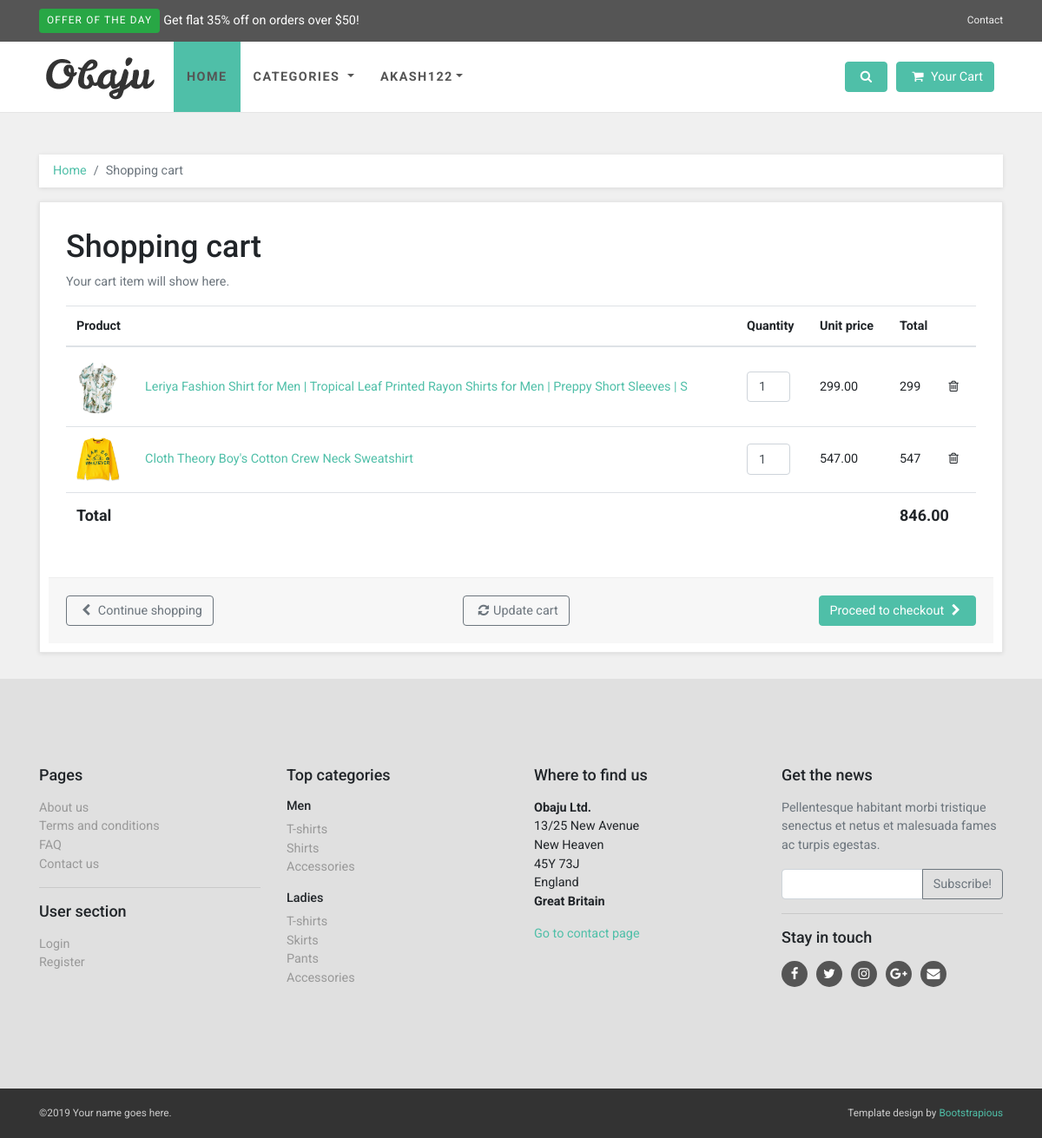
Before: /cart/akash122 (signed in) with the older database file.
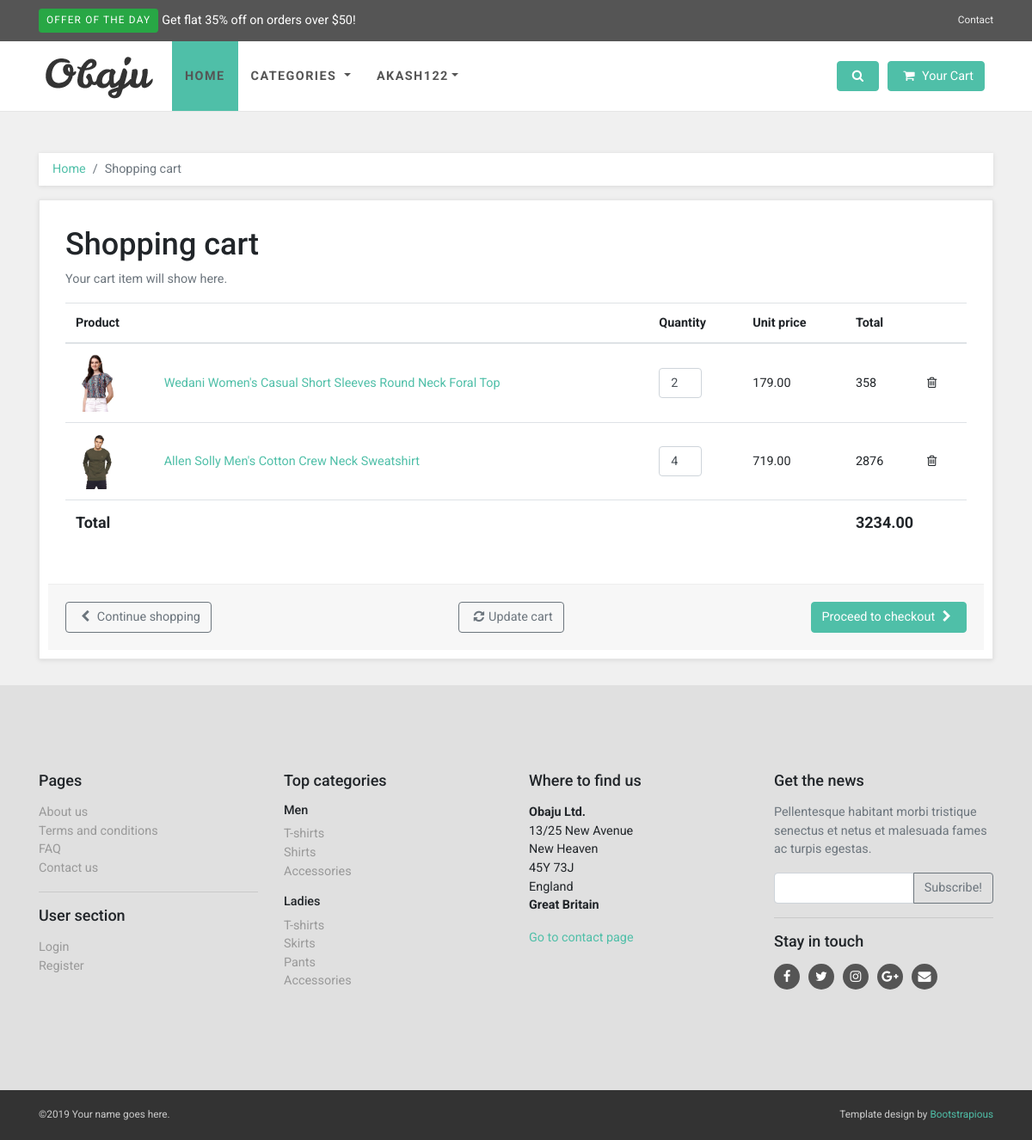
After: the same page with the newer database file.
### account/models.py (models this page shows)
class User(AbstractUser):
    mobile = models.CharField(max_length=20, blank=True)
    user_type = models.CharField(max_length=10, choices=user_choices, blank=True)
    objects = UserManager()
    USERNAME_FIELD = 'username'
    def __str__(self) -> str:
        return self.username

### cart/models.py (models this page shows, shortened)
class CartItems(models.Model):
    user = models.ForeignKey(User, on_delete= models.CASCADE)
    product = models.ForeignKey(Product, on_delete= models.CASCADE)
    quantity = models.PositiveIntegerField()

### product/models.py (models this page shows, shortened)
class Product(models.Model):
    product_name = models.CharField(max_length=100)
    product_desc = models.CharField(max_length=600)
    category = models.ForeignKey(ProductCategory, on_delete=models.SET_NULL, null=True)
    brand = models.ForeignKey(Brand, on_delete=models.SET_NULL, null=True)
    color = models.ForeignKey(Color, on_delete=models.SET_NULL, null=True, blank=True)
    mdl = models.ForeignKey(Mdl, on_delete=models.CASCADE, null=True, blank=True)
    price = models.DecimalField(max_digits=10, decimal_places=2)
    user = models.ForeignKey(User, on_delete=models.CASCADE)
    stock_quantity = models.PositiveIntegerField()
    image1 = models.ImageField(upload_to = 'static/')
    image2 = models.ImageField(upload_to = 'static/')
    image3 = models.ImageField(upload_to = 'static/')
    image4 = models.ImageField(upload_to = 'static/', blank=True)
    image5 = models.ImageField(upload_to = 'static/', blank=True)

### cart/views.py (the view)
# urls.py: path('cart/<str:id>', views.cartlist),
@login_required(login_url='/register')
def cartlist(request,id):
    if request.method == 'GET':
        total = 0
        data = CartItems.objects.filter(user=request.user)
        for x in data:
            if request.GET.get(f"{x.id}"):
                x.quantity = request.GET.get(f"{x.id}")
                messages.success(request, "Cart Information Updated Successfully !!")
                x.save()
            total += x.product.price * int(x.quantity)
        context = {
            'data' : data,
            'total' : total,
            'category' : ProductCategory.objects.all()
        }
        return render(request, 'cart_template/basket.html', context)

### templates/cart_template/basket.html (shortened to what this page needs)
{% extends '../base.html' %}
{% load static %}
{% block content %}
<div id="all">
  <div id="content">
    <div class="container">
      <div class="row">
        <div class="col-lg-12">
          <nav aria-label="breadcrumb">
            <ol class="breadcrumb">
              <li class="breadcrumb-item"><a href="#">Home</a></li>
              <li aria-current="page" class="breadcrumb-item active">Shopping cart</li>
            </ol>
          </nav>
        </div>
        <div id="basket" class="col-lg-12">
          <div class="box">
            <form method="GET" action="/checkout/{{user}}">
              <h1>Shopping cart</h1>
              <p class="text-muted"> Your cart item will show here. </p>
              {% if data %}
              <div class="table-responsive">
                <table class="table">
                  <thead>
                    <tr>
                      <th colspan="2">Product</th>
                      <th>Quantity</th>
                      <th>Unit price</th>
                      <th colspan="2">Total</th>
                    </tr>
                  </thead>
                  <tbody>
                    {% for data in data %}
                    <tr>
                      <td><a href="#"><img src="../{{data.product.image1}}" alt=""></a></td>
                      <td><a href="/product/{{data.product.id}}">{{data.product.product_name}}</a></td>
                      <td>
                        <input type="number" name="{{data.id}}" value="{{data.quantity}}" class="form-control">
                      </td>
                      <td>{{data.product.price}}</td>
                      <td class="price">{% widthratio data.product.price 1 data.quantity %}</td>
                      <td><a type="button" class="deleteCart" data-id="{{data.id}}"><i class="fa fa-trash-o"></i></a></td>
                    </tr>
                    {% endfor %}
                  </tbody>
                  <tfoot>
                    <tr>
                      <th colspan="4">Total</th>
                      <th colspan="2" id="total">{{total}}</th>
                    </tr>
                  </tfoot>
                </table>
              </div>
              {% endif %}
              <div class="box-footer d-flex justify-content-between flex-column flex-lg-row">
                <div class="left"><a href="/" class="btn btn-outline-secondary"><i class="fa fa-chevron-left"></i>
                    Continue shopping</a></div>
                <div class="right">
                  <button type="submit" class="btn btn-outline-secondary" formaction=""><i
                      class="fa fa-refresh"></i>Update cart</button>
                </div>
                <button class="btn btn-primary">Proceed to checkout <i class="fa fa-chevron-right"></i></button>
              </div>
            </form>
          </div>
        </div>
      </div>
    </div>
  </div>
</div>
{% endblock %}

### templates/base.html (shortened to what this page needs)
{% load static %}
<!DOCTYPE html>
<html data-bs-theme="dark">
<head>
  <link rel="stylesheet" href="{% static 'vendor/bootstrap/css/bootstrap.min.css' %}">
  <link rel="stylesheet" href="{% static 'vendor/font-awesome/css/font-awesome.min.css' %}">
  <link rel="stylesheet" href="{% static 'vendor/owl.carousel/assets/owl.carousel.css' %}">
  <link rel="stylesheet" href="{% static 'vendor/owl.carousel/assets/owl.theme.default.css' %}">
  <link rel="stylesheet" href="{% static 'css/style.default.css' %}" id="theme-stylesheet">
  <link rel="stylesheet" href="{% static 'css/custom.css' %}">
      <link rel="stylesheet" type="text/css" href="{% static 'toastr/toastr.min.css' %}" media="all">
    </head>
<body>
  <header class="header mb-5">
    <div id="top">
      <div class="container">
        <div class="row">
          <div class="col-lg-6 offer mb-3 mb-lg-0"><a href="#" class="btn btn-success btn-sm">Offer of the day</a><a
              href="#" class="ml-1">Get flat 35% off on orders over $50!</a></div>
          <div class="col-lg-6 text-center text-lg-right">
            <ul class="menu list-inline mb-0">
              <li class="list-inline-item"><a href="#">Contact</a></li>
            </ul>
          </div>
        </div>
      </div>
    </div>
    <nav class="navbar navbar-expand-lg">
      <div class="container"><a href="/" class="navbar-brand home"><img src="{% static 'img/logo.png' %}"
            alt="Obaju logo" class="d-none d-md-inline-block"><img src="{% static 'img/logo-small.png' %}"
            alt="Obaju logo" class="d-inline-block d-md-none"><span class="sr-only">Shoppiee</span></a>
        <div id="navigation" class="collapse navbar-collapse">
          <ul class="navbar-nav mr-auto">
            <li class="nav-item"><a href="/" class="nav-link active">Home</a></li>
            <li class="nav-item dropdown menu-large"><a href="#" data-toggle="dropdown" data-hover="dropdown"
                data-delay="200" class="dropdown-toggle nav-link"> Categories <b class="caret"></b></a>
            </li>
            <li class="nav-item dropdown menu-large"><a href="#" data-toggle="dropdown" data-hover="dropdown"
                data-delay="200" class="dropdown-toggle nav-link">{{user}}<b class="caret"></b></a>
            </li>
          </ul>
          <div class="navbar-buttons d-flex justify-content-end">
            <div id="search-not-mobile" class="navbar-collapse collapse"></div><a data-toggle="collapse" href="#search"
              class="btn navbar-btn btn-primary d-none d-lg-inline-block"><span class="sr-only">Toggle search</span><i
                class="fa fa-search"></i></a>
            {% if user.is_authenticated %}
            <div id="basket-overview" class="navbar-collapse collapse d-none d-lg-block"><a href="../cart/{{user}}"
                class="btn btn-primary navbar-btn"><i class="fa fa-shopping-cart"></i><span> Your Cart </span></a>
            </div>
            {% endif %}
          </div>
        </div>
      </div>
    </nav>
  </header>
  {% block content %}
  {% endblock %}
  <div id="footer">
    <div class="container">
      <div class="row">
        <div class="col-lg-3 col-md-6">
          <h4 class="mb-3">Pages</h4>
          <ul class="list-unstyled">
            <li><a href="#">About us</a></li>
            <li><a href="#">Terms and conditions</a></li>
            <li><a href="#">FAQ</a></li>
            <li><a href="#">Contact us</a></li>
          </ul>
          <hr>
          <h4 class="mb-3">User section</h4>
          <ul class="list-unstyled">
            <li><a href="#" data-toggle="modal" data-target="#login-modal">Login</a></li>
            <li><a href="/register">Register</a></li>
          </ul>
        </div>
        <div class="col-lg-3 col-md-6">
          <h4 class="mb-3">Top categories</h4>
          <h5>Men</h5>
          <ul class="list-unstyled">
            <li><a href="category.html">T-shirts</a></li>
            <li><a href="category.html">Shirts</a></li>
            <li><a href="category.html">Accessories</a></li>
          </ul>
          <h5>Ladies</h5>
          <ul class="list-unstyled">
            <li><a href="category.html">T-shirts</a></li>
            <li><a href="category.html">Skirts</a></li>
            <li><a href="category.html">Pants</a></li>
            <li><a href="category.html">Accessories</a></li>
          </ul>
        </div>
        <div class="col-lg-3 col-md-6">
          <h4 class="mb-3">Where to find us</h4>
          <p><strong>Obaju Ltd.</strong><br>13/25 New Avenue<br>New Heaven<br>45Y 73J<br>England<br><strong>Great
              Britain</strong></p><a href="contact.html">Go to contact page</a>
        </div>
        <div class="col-lg-3 col-md-6">
          <h4 class="mb-3">Get the news</h4>
          <p class="text-muted">Pellentesque habitant morbi tristique senectus et netus et malesuada fames ac turpis
            egestas.</p>
          <form>
            <div class="input-group">
              <input type="text" class="form-control"><span class="input-group-append">
                <button type="button" class="btn btn-outline-secondary">Subscribe!</button></span>
            </div>
          </form>
          <hr>
          <h4 class="mb-3">Stay in touch</h4>
          <p class="social"><a href="#" class="facebook external"><i class="fa fa-facebook"></i></a><a href="#"
              class="twitter external"><i class="fa fa-twitter"></i></a><a href="#" class="instagram external"><i
                class="fa fa-instagram"></i></a><a href="#" class="gplus external"><i
                class="fa fa-google-plus"></i></a><a href="#" class="email external"><i class="fa fa-envelope"></i></a>
          </p>
        </div>
      </div>
    </div>
  </div>
  <div id="copyright">
    <div class="container">
      <div class="row">
        <div class="col-lg-6 mb-2 mb-lg-0">
          <p class="text-center text-lg-left">©2019 Your name goes here.</p>
        </div>
        <div class="col-lg-6">
          <p class="text-center text-lg-right">Template design by <a href="https://bootstrapious.com/">Bootstrapious</a>
          </p>
        </div>
      </div>
    </div>
  </div>
</body>
</html>

Changed rows visible on the page:
removed CartItems: product.image1 (picture), product.product_name "Leriya Fashion Shirt for Men | Tropical Leaf Printed Rayon Shirts for Men | Preppy Short Sleeves | S", quantity "1", product.price "299.00", product+quantity "299"
removed CartItems: product.image1 (picture), product.product_name "Cloth Theory Boy's Cotton Crew Neck Sweatshirt", quantity "1", product.price "547.00", product+quantity "547"
added CartItems: product.image1 (picture), product.product_name "Wedani Women's Casual Short Sleeves Round Neck Foral Top", quantity "2", product.price "179.00", product+quantity "358"
added CartItems: product.image1 (picture), product.product_name "Allen Solly Men's Cotton Crew Neck Sweatshirt", quantity "4", product.price "719.00", product+quantity "2876"
Other visible differences:
{{ total }}: "846.00" → "3234.00"
